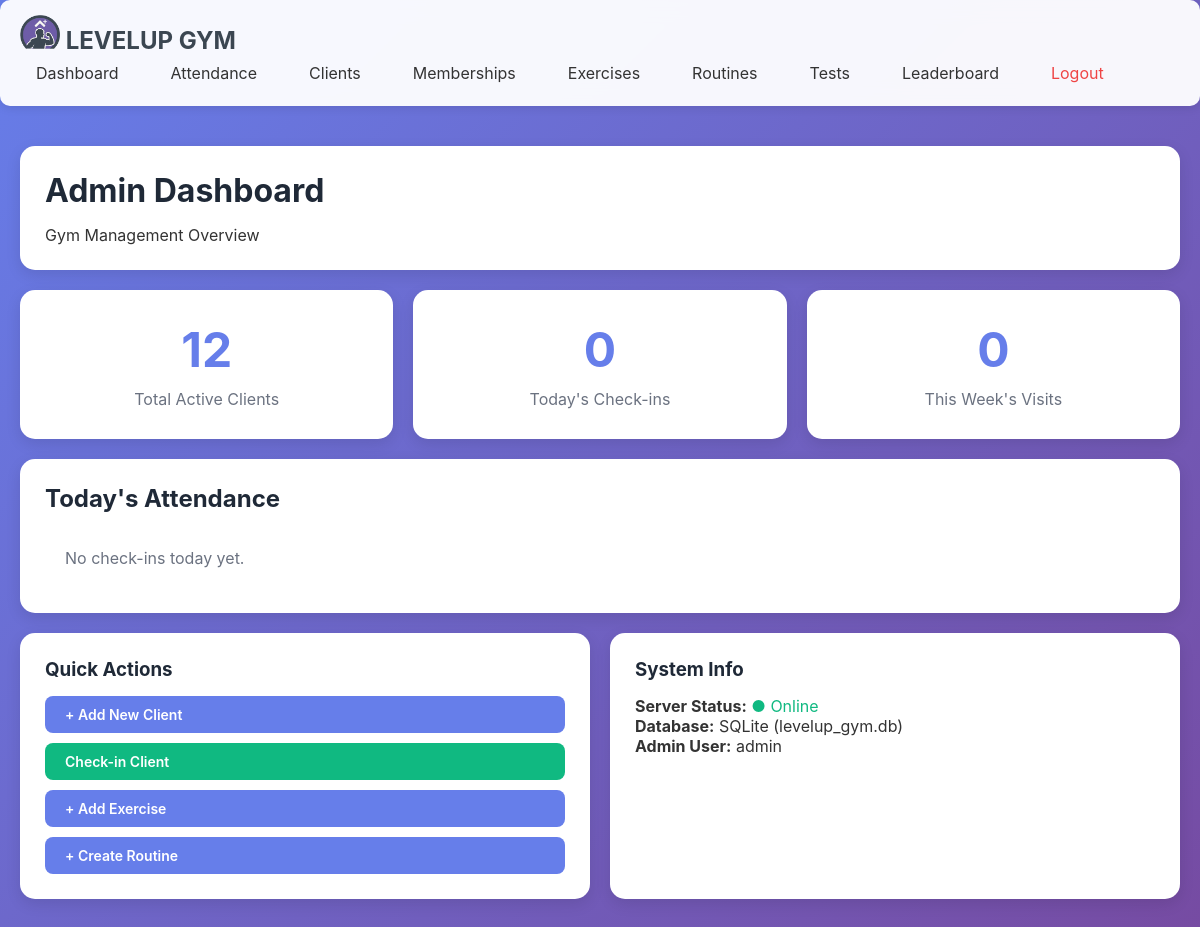
Before: /admin (signed in) with the older database file.
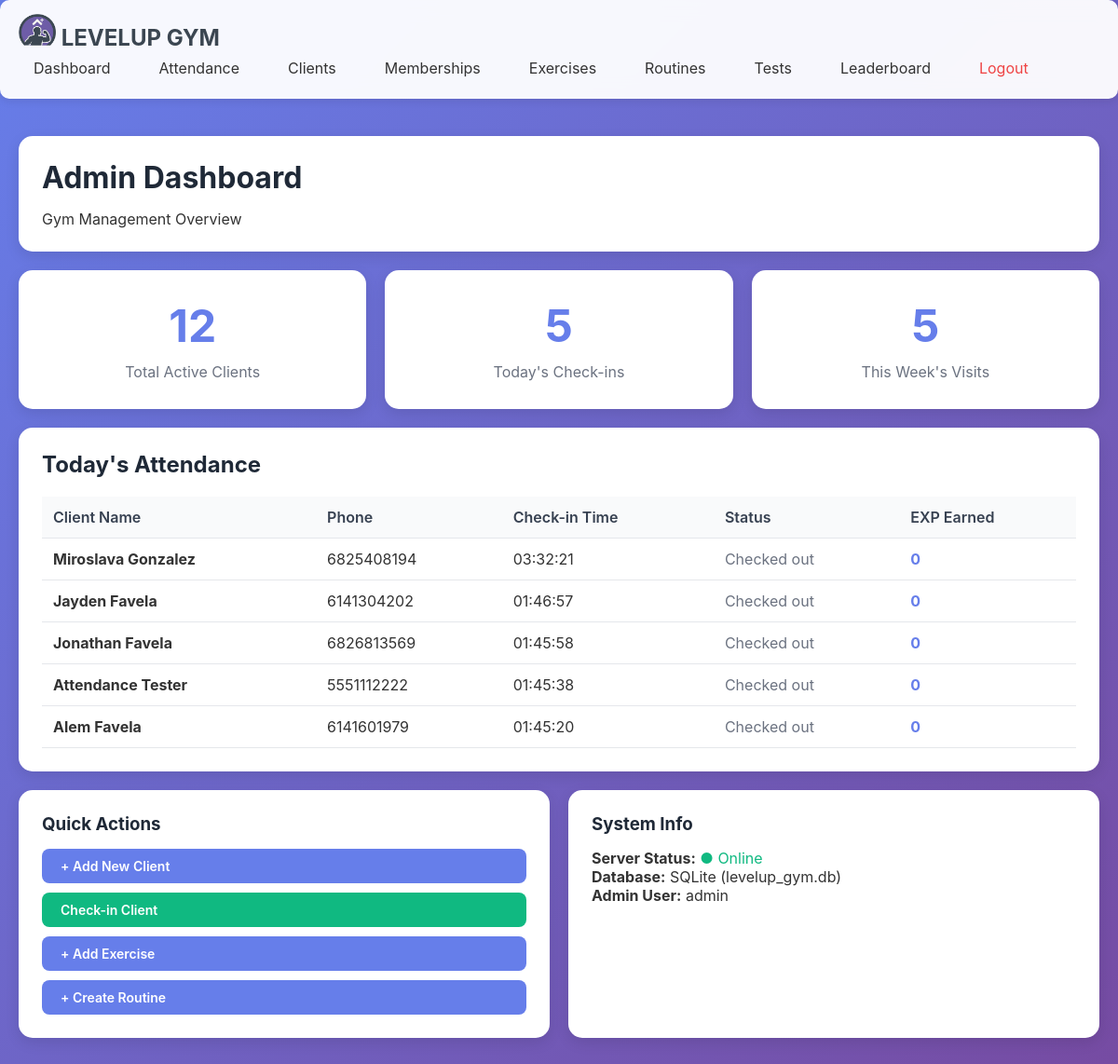
After: the same page with the newer database file.
### tables this page shows
CREATE TABLE attendance (
                attendance_id INTEGER PRIMARY KEY AUTOINCREMENT,
                client_id INTEGER NOT NULL,
                check_in_date DATE NOT NULL,
                check_in_time TIME,
                check_out_time TIME,
                exp_earned INTEGER DEFAULT 0,
                FOREIGN KEY (client_id) REFERENCES clients(client_id) ON DELETE CASCADE,
                UNIQUE(client_id, check_in_date)
            );

CREATE TABLE clients (
                client_id INTEGER PRIMARY KEY AUTOINCREMENT,
                phone_number TEXT UNIQUE NOT NULL,
                pin_hash TEXT NOT NULL,
                first_name TEXT NOT NULL,
                last_name TEXT NOT NULL,
                email TEXT,
                date_of_birth DATE,
                gender TEXT,
                registration_date DATETIME DEFAULT CURRENT_TIMESTAMP,
                status TEXT DEFAULT 'active',
                profile_photo_path TEXT
            );

### main.py (the view)
@app.route('/admin')
@admin_required
def admin_dashboard():
    total_clients = len(Client.get_all_active())
    todays_attendance = len(attendance_ctrl.get_gym_attendance_today())
    weekly_report = attendance_ctrl.get_weekly_attendance_report()
    attendance_list = attendance_ctrl.get_gym_attendance_today()
    return render_template('admin/dashboard.html',
                         total_clients=total_clients,
                         todays_attendance=todays_attendance,
                         weekly_visits=weekly_report['total_visits'],
                         attendance_list=attendance_list)

### database/db_manager.py (called while the page is built)
    def connect(self):
        self.conn = sqlite3.connect(self.db_name)
        self.conn.row_factory = sqlite3.Row  # Access columns by name
        self.cursor = self.conn.cursor()

    def disconnect(self):
        if self.conn:
            self.conn.close()

    def execute_query(self, query, params=None):
        self.connect()
        if params:
            self.cursor.execute(query, params)
        else:
            self.cursor.execute(query)
        results = self.cursor.fetchall()
        self.disconnect()
        return results

### main.py (called while the page is built)
def admin_required(f):
    @wraps(f)
    def decorated_function(*args, **kwargs):
        if 'admin_logged_in' not in session:
            return redirect(url_for('admin_login'))
        return f(*args, **kwargs)
    return decorated_function

### models/client.py (called while the page is built)
    @staticmethod
    def get_all_active():
        db = DatabaseManager()
        query = 'SELECT * FROM clients WHERE status="active" ORDER BY last_name, first_name'
        results = db.execute_query(query)
        clients = []
        for row in results:
            client = Client(
                client_id=row['client_id'],
                phone_number=row['phone_number'],
                first_name=row['first_name'],
                last_name=row['last_name'],
                email=row['email'],
                date_of_birth=row['date_of_birth'],
                gender=row['gender'],
                profile_photo_path=row['profile_photo_path'],
                status=row['status']
            )
            client.registration_date = row['registration_date']
            clients.append(client)
        return clients

### templates/admin/dashboard.html (shortened to what this page needs)
{% extends "admin/base.html" %}
{% block content %}
<div class="card">
    <h1>Admin Dashboard</h1>
    <p>Gym Management Overview</p>
</div>
<div class="grid grid-3">
    <div class="card stat-card">
        <div class="stat-value">{{ total_clients }}</div>
        <div class="stat-label">Total Active Clients</div>
    </div>
    <div class="card stat-card">
        <div class="stat-value">{{ todays_attendance }}</div>
        <div class="stat-label">Today's Check-ins</div>
    </div>
    <div class="card stat-card">
        <div class="stat-value">{{ weekly_visits }}</div>
        <div class="stat-label">This Week's Visits</div>
    </div>
</div>
<div class="card">
    <h2>Today's Attendance</h2>
    {% if attendance_list %}
    <table>
        <thead>
            <tr>
                <th>Client Name</th>
                <th>Phone</th>
                <th>Check-in Time</th>
                <th>Status</th>
                <th>EXP Earned</th>
            </tr>
        </thead>
        <tbody>
            {% for record in attendance_list %}
            <tr>
                <td><strong>{{ record.client_name }}</strong></td>
                <td>{{ record.phone_number }}</td>
                <td>{{ record.check_in_time }}</td>
                <td>
                    {% if record.check_out_time %}
                        <span style="color: #6b7280;">Checked out</span>
                    {% else %}
                        <span style="color: #10b981; font-weight: bold;">In gym 💪</span>
                    {% endif %}
                </td>
                <td><strong style="color: #667eea;">{{ record.exp_earned }}</strong></td>
            </tr>
            {% endfor %}
        </tbody>
    </table>
    {% else %}
    <p style="color: #6b7280; padding: 20px;">No check-ins today yet.</p>
    {% endif %}
</div>
<div class="grid grid-2">
    <div class="card">
        <h3>Quick Actions</h3>
        <div style="display: flex; flex-direction: column; gap: 10px; margin-top: 15px;">
            <a href="{{ url_for('admin_add_client') }}" class="btn btn-primary">+ Add New Client</a>
            <a href="{{ url_for('admin_attendance') }}" class="btn btn-success">Check-in Client</a>
            <a href="{{ url_for('admin_add_exercise') }}" class="btn btn-primary">+ Add Exercise</a>
            <a href="{{ url_for('admin_add_routine') }}" class="btn btn-primary">+ Create Routine</a>
        </div>
    </div>
    <div class="card">
        <h3>System Info</h3>
        <p><strong>Server Status:</strong> <span style="color: #10b981;">● Online</span></p>
        <p><strong>Database:</strong> SQLite (levelup_gym.db)</p>
        <p><strong>Admin User:</strong> {{ session.admin_username }}</p>
    </div>
</div>
{% endblock %}

### templates/admin/base.html (shortened to what this page needs)
<!DOCTYPE html>
<html lang="en">
<head>
</head>
<body>
    <nav>
        <div class="nav-content">
            <div class="logo" style="color: #3B4651;"><img src="/static/image/Untitled design - Copy.png" style="width: 40px; height: auto;"> LEVELUP GYM</div>
            <div class="nav-links">
                <a href="{{ url_for('admin_dashboard') }}">Dashboard</a>
                <a href="{{ url_for('admin_attendance') }}">Attendance</a>
                <a href="{{ url_for('admin_clients') }}">Clients</a>
                <a href="{{ url_for('admin_memberships') }}">Memberships</a>
                <a href="{{ url_for('admin_exercises') }}">Exercises</a>
                <a href="{{ url_for('admin_routines') }}">Routines</a>
                <a href="{{ url_for('admin_tests') }}">Tests</a>
                <a href="{{ url_for('admin_leaderboard') }}">Leaderboard</a>
                <a href="{{ url_for('admin_logout') }}" style="color: #ef4444;">Logout</a>
            </div>
        </div>
    </nav>
    <div class="container">
        {% block content %}{% endblock %}
    </div>
</body>
</html>

### templates/admin/base.html (style rules this page uses)
* { margin: 0; padding: 0; box-sizing: border-box; }
body { font-family: -apple-system, BlinkMacSystemFont, 'Segoe UI', Roboto, Oxygen, Ubuntu, Cantarell, sans-serif; background: linear-gradient(135deg, #667eea 0%, #764ba2 100%); min-height: 100vh; color: #333; }
.container { max-width: 1400px; margin: 0 auto; padding: 20px; }
nav { background: rgba(255, 255, 255, 0.95); backdrop-filter: blur(10px); padding: 15px 0; box-shadow: 0 2px 10px rgba(0,0,0,0.1); margin-bottom: 20px; border-radius: 10px; }
nav .nav-content { max-width: 1400px; margin: 0 auto; padding: 0 20px; display: flex; justify-content: space-between; align-items: center; flex-wrap: wrap; }
nav .logo { font-size: 24px; font-weight: bold; color: #667eea; }
nav .logo img { width: 25px; }
nav .nav-links { display: flex; gap: 20px; flex-wrap: wrap; }
nav a { color: #333; text-decoration: none; padding: 8px 16px; border-radius: 5px; transition: all 0.3s; }
.card { background: white; border-radius: 15px; padding: 25px; margin-bottom: 20px; box-shadow: 0 5px 15px rgba(0,0,0,0.1); }
.btn { display: inline-block; padding: 10px 20px; border-radius: 8px; text-decoration: none; font-weight: 600; transition: all 0.3s; border: none; cursor: pointer; font-size: 14px; }
.btn-primary { background: #667eea; color: white; }
.btn-success { background: #10b981; color: white; }
h1, h2, h3 { color: #1f2937; margin-bottom: 15px; }
table { width: 100%; border-collapse: collapse; margin-top: 20px; }
th, td { padding: 12px; text-align: left; border-bottom: 1px solid #e5e7eb; }
th { background: #f9fafb; font-weight: 600; color: #374151; }
.grid { display: grid; gap: 20px; }
.grid-2 { grid-template-columns: repeat(auto-fit, minmax(300px, 1fr)); }
.grid-3 { grid-template-columns: repeat(auto-fit, minmax(250px, 1fr)); }
.stat-card { text-align: center; padding: 30px; }
.stat-value { font-size: 48px; font-weight: bold; color: #667eea; }
.stat-label { color: #6b7280; margin-top: 10px; }

Changed rows visible on the page:
added attendance: client_name "Miroslava Gonzalez", phone_number "6825408194", check_in_time "03:32:21", check_out_time "Checked out", exp_earned "0"
added attendance: client_name "Jayden Favela", phone_number "6141304202", check_in_time "01:46:57", check_out_time "Checked out", exp_earned "0"
added attendance: client_name "Jonathan Favela", phone_number "6826813569", check_in_time "01:45:58", check_out_time "Checked out", exp_earned "0"
added attendance: client_name "Attendance Tester", phone_number "5551112222", check_in_time "01:45:38", check_out_time "Checked out", exp_earned "0"
added attendance: client_name "Alem Favela", phone_number "6141601979", check_in_time "01:45:20", check_out_time "Checked out", exp_earned "0"
Other visible differences:
{{ todays_attendance }}: "0" → "5"
{{ weekly_visits }}: "0" → "5"
text no longer shown: "No check-ins today yet."
text now shown: "Client Name Phone Check-in Time Status EXP Earned"
